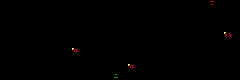

A level layout from a 2D game, rendered from its tile map. Below: a short description, then the map file with its tile-grid data intact:
An orthogonal 30x10 tile map with 8x8 px tiles, 3 tile layers (Geometry, Entities, BG).

<map version="1.10" tiledversion="1.11.0" orientation="orthogonal" renderorder="right-down" width="30" height="10" tilewidth="8" tileheight="8" infinite="0" nextlayerid="4" nextobjectid="1">
 <tileset firstgid="1" source="Project/RoomShaper.tsx" />
 <layer id="1" name="Geometry" width="30" height="10">
  <data encoding="csv">
0,0,0,0,0,0,0,0,0,0,0,0,0,0,0,0,1,1,1,1,1,1,2,0,0,0,7,0,0,0,
0,0,0,0,0,0,0,0,0,0,0,0,0,0,0,0,1,1,1,1,1,1,2,0,0,0,2,0,0,0,
0,0,0,0,0,0,0,0,0,0,0,0,0,0,0,0,0,1,1,1,0,0,2,2,2,2,2,0,0,0,
0,0,0,0,0,0,0,0,0,0,0,0,0,0,0,0,0,0,1,0,0,0,2,0,0,0,2,0,0,0,
0,0,0,0,0,0,0,0,0,0,0,0,0,0,0,0,0,0,0,0,0,0,2,0,0,0,2,0,0,0,
1,0,0,0,0,0,0,0,0,0,0,0,0,0,0,0,0,0,0,0,3,1,1,1,0,1,1,1,1,1,
0,0,0,0,0,0,0,0,0,0,0,0,0,0,0,0,0,0,0,3,1,1,1,0,0,0,1,1,1,1,
0,0,0,0,0,0,0,3,1,1,1,1,0,0,0,0,0,0,3,1,1,1,0,0,0,0,0,0,0,0,
0,0,0,0,0,0,0,1,1,1,1,1,0,0,0,0,0,3,1,1,1,1,0,0,0,0,0,0,0,0,
0,0,0,0,0,0,0,1,1,1,1,1,1,1,6,1,1,1,1,1,1,0,0,0,0,0,0,0,0,0
</data>
 </layer>
 <layer id="2" name="Entities" width="30" height="10">
  <data encoding="csv">
0,0,0,0,0,0,0,0,0,0,0,0,0,0,0,0,0,0,0,0,0,0,0,0,0,0,0,0,0,0,
0,0,0,0,0,0,0,0,0,0,0,0,0,0,0,0,0,0,0,0,0,0,0,0,0,0,0,0,0,0,
0,0,0,0,0,0,0,0,0,0,0,0,0,0,0,0,0,0,0,0,0,0,0,0,0,0,0,0,0,0,
0,0,0,0,0,0,0,0,0,0,0,0,0,0,0,0,0,0,0,0,0,0,0,0,0,0,0,0,0,0,
0,0,0,0,0,0,0,0,0,0,0,0,0,0,0,0,0,0,0,0,0,0,0,0,0,0,0,0,28,0,
0,0,0,0,0,0,0,0,0,0,0,0,0,0,0,0,0,0,0,0,0,0,0,0,0,0,0,0,0,0,
0,0,0,0,0,0,0,0,0,26,0,0,0,0,0,0,0,0,0,0,0,0,0,0,0,0,0,0,0,0,
0,0,0,0,0,0,0,0,0,0,0,0,0,0,0,0,0,0,0,0,0,0,0,0,0,0,0,0,0,0,
0,0,0,0,0,0,0,0,0,0,0,0,0,0,0,0,26,0,0,0,0,0,0,0,0,0,0,0,0,0,
0,0,0,0,0,0,0,0,0,0,0,0,0,0,0,0,0,0,0,0,0,0,0,0,0,0,0,0,0,0
</data>
 </layer>
 <layer id="3" name="BG" width="30" height="10">
  <data encoding="csv">
0,0,0,0,0,0,0,0,0,0,0,0,0,0,0,0,0,0,0,0,0,0,0,0,0,0,0,0,0,0,
0,0,0,0,0,0,0,0,0,0,0,0,0,0,0,0,0,0,0,0,0,0,0,0,0,0,0,0,0,0,
0,0,0,0,0,0,0,0,0,0,0,0,0,0,0,0,0,0,0,0,0,0,0,0,0,0,0,0,0,0,
0,0,0,0,0,0,0,0,0,0,0,0,0,0,0,0,0,0,0,0,0,0,0,0,0,0,0,0,0,0,
0,0,0,0,0,0,0,0,0,0,0,0,0,0,0,0,0,0,0,0,0,0,0,0,0,0,0,0,0,0,
0,0,0,0,0,0,0,0,0,0,0,0,0,0,0,0,0,0,0,0,0,0,0,0,0,0,0,0,0,0,
0,0,0,0,0,0,0,0,0,0,0,0,0,0,0,0,0,0,0,0,0,0,0,0,0,0,0,0,0,0,
0,0,0,0,0,0,0,0,0,0,0,0,0,0,0,0,0,0,0,0,0,0,0,0,0,0,0,0,0,0,
0,0,0,0,0,0,0,0,0,0,0,0,0,0,0,0,0,0,0,0,0,0,0,0,0,0,0,0,0,0,
0,0,0,0,0,0,0,0,0,0,0,0,0,0,0,0,0,0,0,0,0,0,0,0,0,0,0,0,0,0
</data>
 </layer>
</map>
